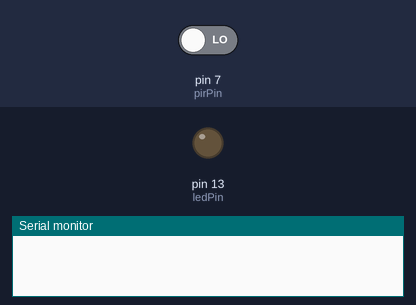
This sketch was run on a simulated Arduino Uno, built with avr-gcc and run on an emulated ATmega328P. On the bench: output pins drawn as LEDs (lit = HIGH), the last lines printed to the serial monitor. The inputs (shaded band) are chosen by the test bench; at power-on: pin 7 (pirPin) LOW.

Above: at 1.2 s.
1.3 s: pin 7 (pirPin) driven HIGH
At 1.9 s:
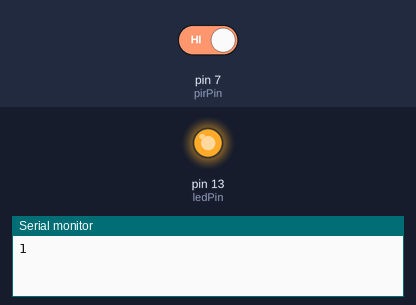
2.8 s: pin 7 (pirPin) driven LOW
At 4.6 s:
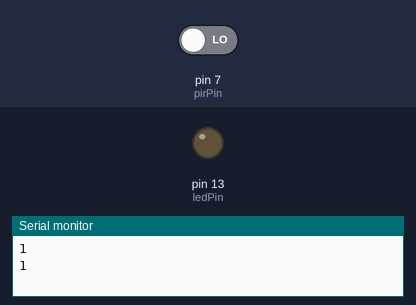
Timing chart, 0 to 6.1 s (numbered marks = the images above; inputs shaded):
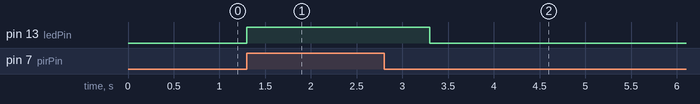

The sketch:

intruderAlert.ino
```cpp
/*
 * Arduino Code for
 * Simple Talking Intruder Alert System
 *
 * Abhik Pal
 */

#define pirPin 7 // PIR Sensor connected to pin 7
#define ledPin 13 // LED connected to pin 13

void setup()
{
  pinMode(pirPin, INPUT);  // Setting PIR pin as INPUT
  pinMode(ledPin, OUTPUT); // Setting LED pin as OUTPUT
  Serial.begin(9600); // Starting Serial Communication @ 9600 bauds
}

void loop()
{
  // storing PIR state in a variable
  int pirState = digitalRead(pirPin);

  if(pirState == 1)
  {
    // send value only if PIR detects something
    Serial.println(pirState);

    // turn on LED if the PIR sensor detects something
    digitalWrite(ledPin, HIGH);

    // wait for a while
    delay(1000);
  }

  // else turn off LED and send nothing
  else
    digitalWrite(ledPin, LOW);
}
```

Measured:
- after the input at 1.3 s, pin 13 (ledPin): LOW → HIGH at once
- after the input at 2.8 s, pin 13 (ledPin): HIGH → LOW after 0.50 s
